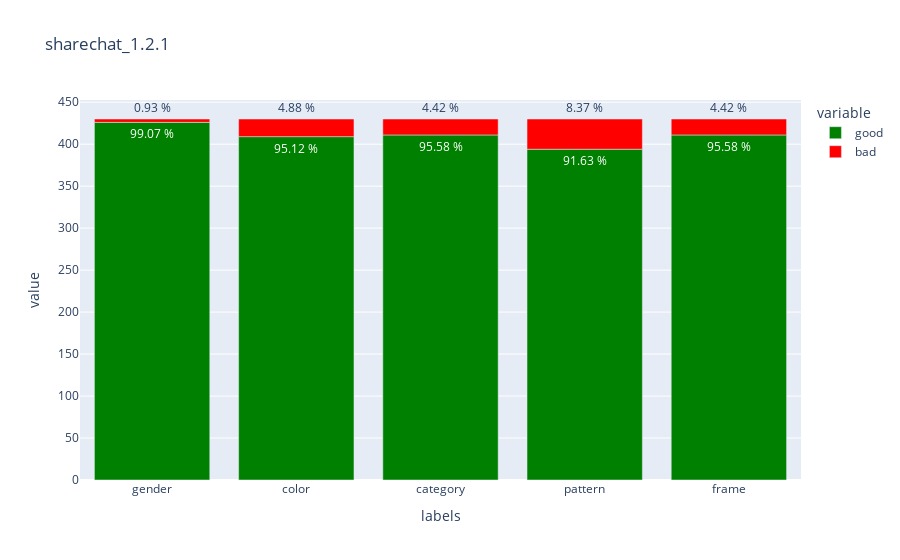

Notebook code for this chart:
### Code cell
import plotly.express as px

fig = px.bar(df_plotly, x="labels", y=['good', 'bad'], barmode = 'relative',
              color_discrete_map = {'none':'yellow', 'good':'green', 'bad': 'red'},
              title=(f'{version}'),width=None, height=None)

texts = [good, bad]
for i, t in enumerate(texts):
    fig.data[i].text = [f"{round(x/total*100,2)} %" for x in t]
    fig.data[i].textposition = 'outside'
fig.show()

### Figure 1 — Plotly figure (JSON) as saved in the notebook; plotly's stock layout.template omitted (floating-point values rounded to 4 significant figures)
{"data": [{"alignmentgroup": "True", "hovertemplate": "variable=good<br>labels=%{x}<br>value=%{y}<extra></extra>", "legendgroup": "good", "marker": {"color": "green", "pattern": {"shape": ""}}, "name": "good", "offsetgroup": "good", "orientation": "v", "showlegend": true, "text": ["99.07 %", "95.12 %", "95.58 %", "91.63 %", "95.58 %"], "textposition": "outside", "type": "bar", "x": ["gender", "color", "category", "pattern", "frame"], "xaxis": "x", "y": [426, 409, 411, 394, 411], "yaxis": "y"}, {"alignmentgroup": "True", "hovertemplate": "variable=bad<br>labels=%{x}<br>value=%{y}<extra></extra>", "legendgroup": "bad", "marker": {"color": "red", "pattern": {"shape": ""}}, "name": "bad", "offsetgroup": "bad", "orientation": "v", "showlegend": true, "text": ["0.93 %", "4.88 %", "4.42 %", "8.37 %", "4.42 %"], "textposition": "outside", "type": "bar", "x": ["gender", "color", "category", "pattern", "frame"], "xaxis": "x", "y": [4, 21, 19, 36, 19], "yaxis": "y"}], "layout": {"barmode": "relative", "legend": {"title": {"text": "variable"}, "tracegroupgap": 0}, "title": {"text": "sharechat_1.2.1"}, "xaxis": {"anchor": "y", "domain": [0, 1], "title": {"text": "labels"}}, "yaxis": {"anchor": "x", "domain": [0, 1], "title": {"text": "value"}}}}
